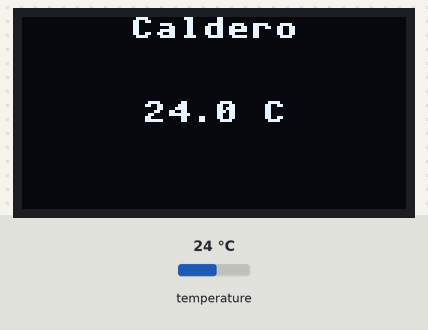
A program run on a simulated ESP32 board running MicroPython. Parts: 128×64 one-colour display. Wiring (from the project's diagram.json): DS18B20 sensor on GPIO 4. The test bench sets the inputs (shaded band); at power-on: temperature 24 °C. Library files of the repository ran but are not shown: ssd1306.py; what the program prints to the serial console is not drawn.

Above: at 1.2 s.
1.3 s: temperature set to 12 °C
At 3.4 s:
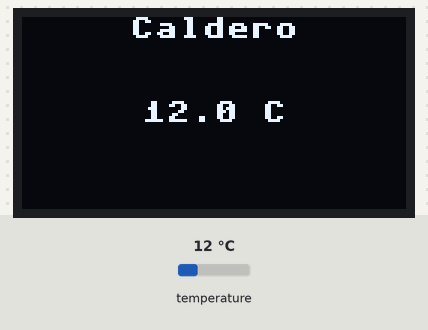
3.9 s: temperature set to 19 °C
6.2 s: temperature set to 28 °C
At 8.5 s:
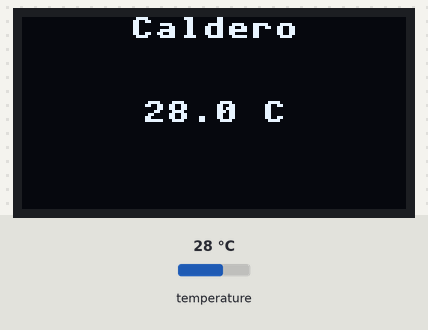
Timing chart, 0 to 10.0 s (numbered marks = the images above; inputs shaded):
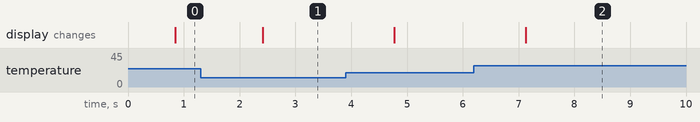

The program:

caldero_termico.py
```python
# Sensor 6 · DS18B20: el termómetro del caldero.
# BUS 1-Wire: un solo cable de datos donde pueden colgar varios sensores,
# cada uno con un número de serie único (su ROM).
import onewire
import ds18x20
import time
from machine import Pin, I2C
import ssd1306


def preparar_pantalla():
    i2c = I2C(0, scl=Pin(22), sda=Pin(21), freq=400000)
    return ssd1306.SSD1306_I2C(128, 64, i2c)


def preparar_sensores():
    bus = onewire.OneWire(Pin(4))
    sensores = ds18x20.DS18X20(bus)
    roms = sensores.scan()  # lista con el número de serie de cada sensor
    return sensores, roms


def leer(sensores, rom):
    sensores.convert_temp()  # orden: «midan la temperatura»
    time.sleep_ms(750)       # el DS18B20 tarda hasta 750 ms en medir
    return sensores.read_temp(rom)


def mostrar(display, temperatura):
    display.fill(0)
    display.text("Caldero", 36, 0, 1)
    display.text("%.1f C" % temperatura, 40, 28, 1)
    if temperatura >= 100:
        display.text("Hierve!", 36, 48, 1)
    display.show()


def main():
    display = preparar_pantalla()
    sensores, roms = preparar_sensores()
    print("Sensores encontrados:", len(roms))
    for rom in roms:
        print("  ROM:", rom.hex())
    if not roms:
        display.fill(0)
        display.text("Sin sensor", 24, 28, 1)
        display.show()
        return
    for vuelta in range(60):
        temperatura = leer(sensores, roms[0])
        mostrar(display, temperatura)  # breakpoint aquí


if __name__ == "__main__":
    main()
```

Measured:
- after the input at 1.3 s, the display: changes after 1.1 s (image 1)
- after the input at 6.2 s, the display: changes after 0.93 s (image 2)
